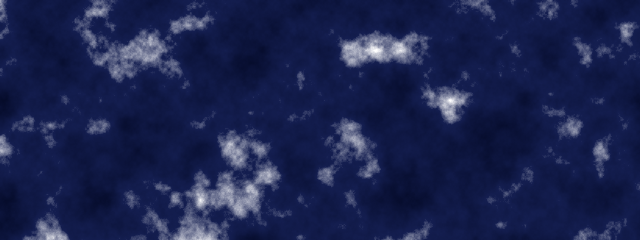
Frame 1 (no input)
Frame 60 (no input): identical to frame 1, image omitted
Frame 120 (the mouse pressed at the canvas centre since frame 60): identical to frame 1, image omitted

The p5.js sketch that drew this single still picture (run headless with seeded random() and noise() and a simulated clock; from frame 60 on, the mouse is pressed at the canvas centre):

// p5.js sketch
// ── sketch.js
// Experiment: "Ocean Wave at Night"
//
// Same noise field as Exercise 0.8, but instead of mapping the noise
// value LINEARLY to brightness (0 → black, 1 → white), we use a
// THRESHOLD: most noise values map to deep dark blue, but values
// above ~0.7 jump suddenly to bright white "foam."
//
// This gives the visual impression of dark ocean water with bright
// wave crests, because the bright region only appears where noise
// happens to peak — which is a small minority of the canvas.

function setup() {
  createCanvas(640, 240);
  noiseDetail(7, 0.6);

  loadPixels();
  let xoff = 0.0;
  for (let x = 0; x < width; x++) {
    let yoff = 0.0;
    for (let y = 0; y < height; y++) {
      const n = noise(xoff, yoff);

      let r, g, b;
      if (n < 0.7) {
        // Deep ocean — dark navy with slight variation
        const t = map(n, 0, 0.7, 0, 1);
        r = map(t, 0, 1, 0, 20);
        g = map(t, 0, 1, 5, 30);
        b = map(t, 0, 1, 30, 80);
      } else {
        // Wave foam — sudden bright transition
        const t = map(n, 0.7, 1, 0, 1);
        r = map(t, 0, 1, 20, 255);
        g = map(t, 0, 1, 30, 255);
        b = map(t, 0, 1, 80, 255);
      }

      set(x, y, color(r, g, b));
      yoff += 0.02;
    }
    xoff += 0.02;
  }
  updatePixels();
}

function draw() {}
